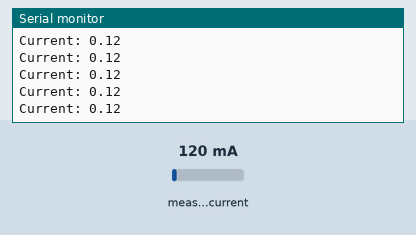
Simulated run of this sketch. Board: Arduino Uno, built with avr-gcc and run on an emulated ATmega328P. Parts: the last lines printed to the serial monitor. The test bench sets the inputs (shaded band); at power-on: measured current 120 mA.

Above: at 1.2 s.
1.3 s: measured current set to 40 mA
At 1.56 s:
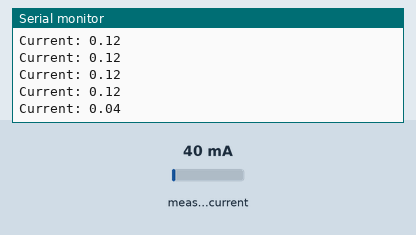
2.8 s: measured current set to 500 mA
At 2.97 s:
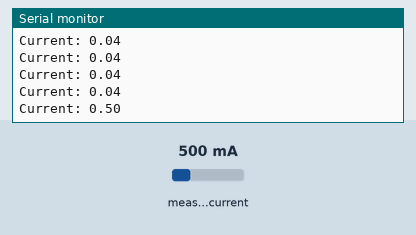
Timing chart, 0 to 5.8 s (numbered marks = the images above; inputs shaded):
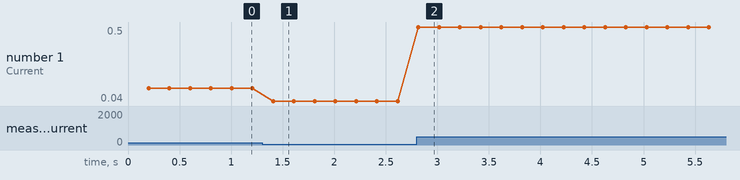

The sketch:

powerMon_Current.ino
```cpp
// (licence header left out)
#include "EmonLib.h"             // Include Emon Library


//#define VOLT_CAL 148.7
#define CURRENT_CAL 60.4

EnergyMonitor emon1;             // Create an instance

void setup()
{
  Serial.begin(9600);

//  emon1.voltage(1, VOLT_CAL, 1.7);  // Voltage: input pin, calibration, phase_shift
  emon1.current(0, CURRENT_CAL);       // Current: input pin, calibration.
}

void loop()
{
  emon1.calcVI(20,2000);         // Calculate all. No.of half wavelengths (crossings), time-out

  float currentDraw            = emon1.Irms;             //extract Irms into Variable
//  float supplyVoltage   = emon1.Vrms;                    //extract Vrms into Variable

//  Serial.print("Voltage: ");
//  Serial.println(supplyVoltage);

  Serial.print("Current: ");
  Serial.println(currentDraw);

//  Serial.print("Watts: ");
//  Serial.println(currentDraw * supplyVoltage);
  Serial.println("\n\n");
}
```

Measured:
- after the input at 1.3 s, the serial monitor: prints a new line after 0.11 s (image 1)
- after the input at 2.8 s, the serial monitor: prints a new line at once (image 2)
- plotted number 1: 0.12 → 0.04 after the input at 1.3 s, 0.04 → 0.5 after the input at 2.8 s
